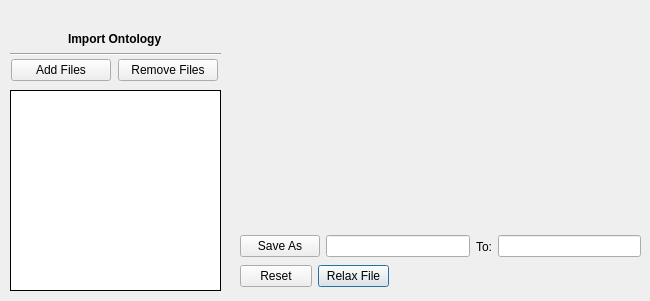
      <widget class="QWidget" name="relax">
       <attribute name="title">
        <string>Relax</string>
       </attribute>
       <widget class="QListWidget" name="relaxFileNames">
        <property name="geometry">
         <rect>
          <x>10</x>
          <y>90</y>
          <width>211</width>
          <height>201</height>
         </rect>
        </property>
        <property name="focusPolicy">
         <enum>Qt::ClickFocus</enum>
        </property>
        <property name="frameShape">
         <enum>QFrame::Box</enum>
        </property>
        <property name="frameShadow">
         <enum>QFrame::Plain</enum>
        </property>
       </widget>
       <widget class="QWidget" name="layoutWidget">
        <property name="geometry">
         <rect>
          <x>10</x>
          <y>50</y>
          <width>211</width>
          <height>41</height>
         </rect>
        </property>
        <layout class="QHBoxLayout" name="horizontalLayout_3">
         <item>
          <widget class="QPushButton" name="relaxAddFile">
           <property name="sizePolicy">
            <sizepolicy hsizetype="Ignored" vsizetype="Fixed">
             <horstretch>0</horstretch>
             <verstretch>0</verstretch>
            </sizepolicy>
           </property>
           <property name="minimumSize">
            <size>
             <width>100</width>
             <height>0</height>
            </size>
           </property>
           <property name="maximumSize">
            <size>
             <width>100</width>
             <height>16777215</height>
            </size>
           </property>
           <property name="focusPolicy">
            <enum>Qt::NoFocus</enum>
           </property>
           <property name="contextMenuPolicy">
            <enum>Qt::DefaultContextMenu</enum>
           </property>
           <property name="text">
            <string>Add Files</string>
           </property>
           <property name="default">
            <bool>false</bool>
           </property>
           <property name="flat">
            <bool>false</bool>
           </property>
          </widget>
         </item>
         <item>
          <widget class="QPushButton" name="relaxRemoveFile">
           <property name="sizePolicy">
            <sizepolicy hsizetype="Ignored" vsizetype="Fixed">
             <horstretch>0</horstretch>
             <verstretch>0</verstretch>
            </sizepolicy>
           </property>
           <property name="minimumSize">
            <size>
             <width>100</width>
             <height>0</height>
            </size>
           </property>
           <property name="maximumSize">
            <size>
             <width>100</width>
             <height>16777215</height>
            </size>
           </property>
           <property name="focusPolicy">
            <enum>Qt::NoFocus</enum>
           </property>
           <property name="text">
            <string>Remove Files</string>
           </property>
          </widget>
         </item>
        </layout>
       </widget>
       <widget class="QWidget" name="layoutWidget">
        <property name="geometry">
         <rect>
          <x>240</x>
          <y>230</y>
          <width>401</width>
          <height>33</height>
         </rect>
        </property>
        <layout class="QHBoxLayout" name="horizontalLayout_14">
         <item>
          <widget class="QPushButton" name="relaxSaveAs">
           <property name="focusPolicy">
            <enum>Qt::NoFocus</enum>
           </property>
           <property name="text">
            <string>Save As</string>
           </property>
          </widget>
         </item>
         <item>
          <widget class="QLineEdit" name="relaxNameSave">
           <property name="focusPolicy">
            <enum>Qt::NoFocus</enum>
           </property>
           <property name="text">
            <string/>
           </property>
           <property name="alignment">
            <set>Qt::AlignLeading|Qt::AlignLeft|Qt::AlignVCenter</set>
           </property>
           <property name="dragEnabled">
            <bool>false</bool>
           </property>
           <property name="placeholderText">
            <string/>
           </property>
           <property name="clearButtonEnabled">
            <bool>false</bool>
           </property>
          </widget>
         </item>
         <item>
          <widget class="QLabel" name="label_5">
           <property name="text">
            <string>To:</string>
           </property>
           <property name="alignment">
            <set>Qt::AlignCenter</set>
           </property>
          </widget>
         </item>
         <item>
          <widget class="QLineEdit" name="relaxSavePath">
           <property name="focusPolicy">
            <enum>Qt::NoFocus</enum>
           </property>
          </widget>
         </item>
        </layout>
       </widget>
       <widget class="QWidget" name="layoutWidget">
        <property name="geometry">
         <rect>
          <x>240</x>
          <y>260</y>
          <width>149</width>
          <height>32</height>
         </rect>
        </property>
        <layout class="QHBoxLayout" name="horizontalLayout_15">
         <item>
          <widget class="QPushButton" name="relaxReset">
           <property name="sizePolicy">
            <sizepolicy hsizetype="Expanding" vsizetype="Fixed">
             <horstretch>0</horstretch>
             <verstretch>0</verstretch>
            </sizepolicy>
           </property>
           <property name="maximumSize">
            <size>
             <width>150</width>
             <height>16777215</height>
            </size>
           </property>
           <property name="focusPolicy">
            <enum>Qt::NoFocus</enum>
           </property>
           <property name="text">
            <string>Reset</string>
           </property>
          </widget>
         </item>
         <item>
          <widget class="QPushButton" name="relaxButton">
           <property name="sizePolicy">
            <sizepolicy hsizetype="Expanding" vsizetype="Fixed">
             <horstretch>0</horstretch>
             <verstretch>0</verstretch>
            </sizepolicy>
           </property>
           <property name="minimumSize">
            <size>
             <width>0</width>
             <height>0</height>
            </size>
           </property>
           <property name="maximumSize">
            <size>
             <width>150</width>
             <height>16777215</height>
            </size>
           </property>
           <property name="focusPolicy">
            <enum>Qt::NoFocus</enum>
           </property>
           <property name="autoFillBackground">
            <bool>false</bool>
           </property>
           <property name="text">
            <string>Relax File</string>
           </property>
           <property name="autoDefault">
            <bool>false</bool>
           </property>
           <property name="default">
            <bool>true</bool>
           </property>
           <property name="flat">
            <bool>false</bool>
           </property>
          </widget>
         </item>
        </layout>
       </widget>
       <widget class="QWidget" name="">
        <property name="geometry">
         <rect>
          <x>10</x>
          <y>30</y>
          <width>211</width>
          <height>26</height>
         </rect>
        </property>
        <layout class="QVBoxLayout" name="verticalLayout_4">
         <item alignment="Qt::AlignHCenter">
          <widget class="QLabel" name="label_77">
           <property name="font">
            <font>
             <family>Arial</family>
             <pointsize>9</pointsize>
             <bold>true</bold>
            </font>
           </property>
           <property name="text">
            <string>Import Ontology</string>
           </property>
          </widget>
         </item>
         <item>
          <widget class="Line" name="line_15">
           <property name="orientation">
            <enum>Qt::Horizontal</enum>
           </property>
          </widget>
         </item>
        </layout>
       </widget>
      </widget>
